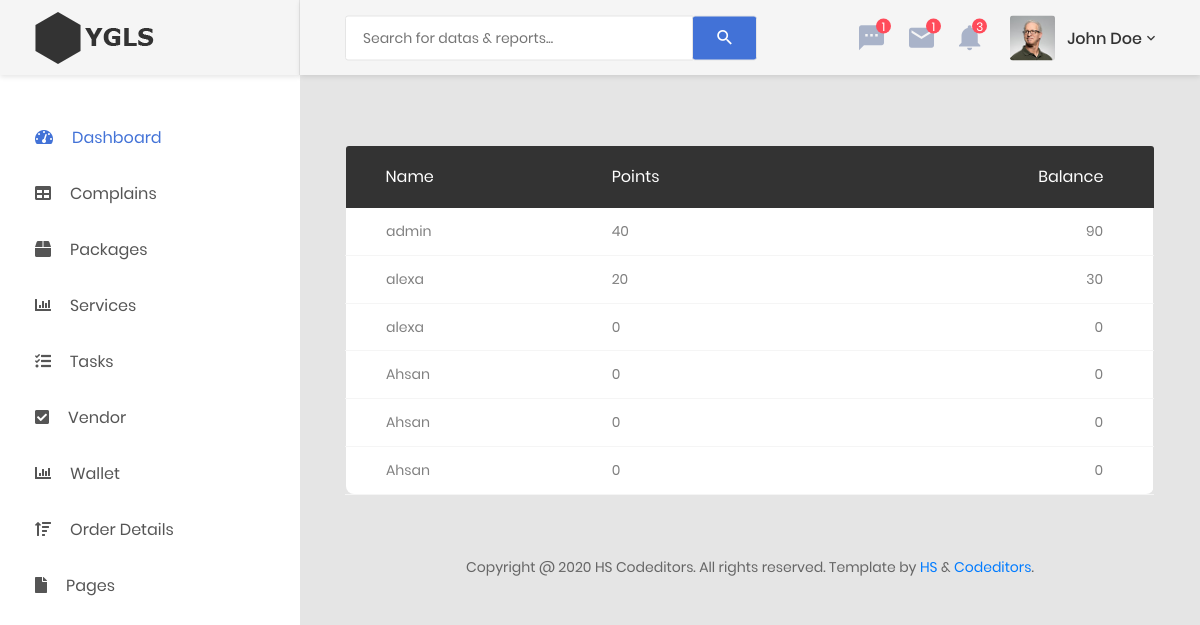
/wallet.php, run on the app's committed database.
### tables this page shows
CREATE TABLE `wallet` (
  `w_id` int(11) NOT NULL,
  `user_id` int(11) NOT NULL,
  `points` int(11) NOT NULL,
  `balance` int(11) NOT NULL
);

### wallet.php (the view, shortened to what this page needs)
<!DOCTYPE html>
<html lang="en">
<head>
    <link href="css/font-face.css" rel="stylesheet" media="all">
    <link href="vendor/font-awesome-4.7/css/font-awesome.min.css" rel="stylesheet" media="all">
    <link href="vendor/font-awesome-5/css/fontawesome-all.min.css" rel="stylesheet" media="all">
    <link href="vendor/mdi-font/css/material-design-iconic-font.min.css" rel="stylesheet" media="all">
    <link href="vendor/bootstrap-4.1/bootstrap.min.css" rel="stylesheet" media="all">
    <link href="vendor/animsition/animsition.min.css" rel="stylesheet" media="all">
    <link href="vendor/bootstrap-progressbar/bootstrap-progressbar-3.3.4.min.css" rel="stylesheet" media="all">
    <link href="vendor/wow/animate.css" rel="stylesheet" media="all">
    <link href="vendor/css-hamburgers/hamburgers.min.css" rel="stylesheet" media="all">
    <link href="vendor/slick/slick.css" rel="stylesheet" media="all">
    <link href="vendor/select2/select2.min.css" rel="stylesheet" media="all">
    <link href="vendor/perfect-scrollbar/perfect-scrollbar.css" rel="stylesheet" media="all">
    <link href="css/theme.css" rel="stylesheet" media="all">
</head>
<body class="animsition">
    <div class="page-wrapper">
        <aside class="menu-sidebar d-none d-lg-block">
            <div class="logo">
                <a href="#">
                    <img src="images/icon/logo.png" alt="Cool Admin" />
                </a>
            </div>
            <div class="menu-sidebar__content js-scrollbar1">
                <nav class="navbar-sidebar">
                    <ul class="list-unstyled navbar__list">
                        <li class="has-sub active">
                            <a class="js-arrow" href="index.php">
                                <i class="fas fa-tachometer-alt"></i>Dashboard</a>
                        </li>
                        <li>
                            <a href="complain.php">
                                <i class="fas fa-table"></i>Complains</a>
                        </li>
                        <li class="has-sub">
                            <a class="js-arrow" href="#">
                                <i class="fas fa-box"></i>Packages</a>
                        </li>
                        <li>
                            <a href="chart.html">
                                <i class="fas fa-chart-bar"></i>Services</a>
                        </li>
                   <li>
                            <a href="chart.html">
                                <i class="fas fa-tasks"></i>Tasks</a>
                        </li>
              <li>
                            <a href="chart.html">
                                <i class="fas fa-check-square"></i>Vendor</a>
                        </li>
<li>
                            <a href="chart.html">
                                <i class="fas fa-chart-bar"></i>Wallet</a>
                        </li>
<li>
                            <a href="chart.html">
                                <i class="fas fa-sort-amount-up"></i>Order Details</a>
                        </li>
<li>
                            <a href="chart.html">
                                <i class="fas fa-file"></i>Pages</a>
                        </li>
                    </ul>
                </nav>
            </div>
        </aside>
        <div class="page-container">
            <header class="header-desktop">
                <div class="section__content section__content--p30">
                    <div class="container-fluid">
                        <div class="header-wrap">
                            <form class="form-header" action="" method="POST">
                                <input class="au-input au-input--xl" type="text" name="search" placeholder="Search for datas &amp; reports..." />
                                <button class="au-btn--submit" type="submit">
                                    <i class="zmdi zmdi-search"></i>
                                </button>
                            </form>
                            <div class="header-button">
                                <div class="noti-wrap">
                                    <div class="noti__item js-item-menu">
                                        <i class="zmdi zmdi-comment-more"></i>
                                        <span class="quantity">1</span>
                                    </div>
                                    <div class="noti__item js-item-menu">
                                        <i class="zmdi zmdi-email"></i>
                                        <span class="quantity">1</span>
                                    </div>
                                    <div class="noti__item js-item-menu">
                                        <i class="zmdi zmdi-notifications"></i>
                                        <span class="quantity">3</span>
                                    </div>
                                </div>
                                <div class="account-wrap">
                                    <div class="account-item clearfix js-item-menu">
                                        <div class="image">
                                            <img src="images/icon/avatar-01.jpg" alt="John Doe" />
                                        </div>
                                        <div class="content">
                                            <a class="js-acc-btn" href="#">john doe</a>
                                        </div>
                                    </div>
                                </div>
                            </div>
                        </div>
                    </div>
                </div>
            </header>
            <div class="main-content">
                <div class="section__content section__content--p30">
                    <div class="container-fluid">
                        <div class="row m-t-30">
                            <div class="col-md-12">
                                <div class="table-responsive m-b-40">
                                    <table class="table table-borderless table-data3">
                                        <thead>
                                            <tr>
                                                <th>name</th>
                                                <th>points</th>
                                                <th>balance</th>
                                            </tr>
                                        </thead>
                                        <tbody>
<?php
include 'connect.php';
$sql = "SELECT * FROM wallet";
$sql2 = "SELECT user.user_name FROM user INNER JOIN wallet ON user.user_id = wallet.user_id WHERE wallet.user_id";
$result = $con->query($sql);
$result2 = $con->query($sql2);
while ($fetch = mysqli_fetch_assoc($result) and $fetch2 = mysqli_fetch_assoc($result2)) {
	echo "<tr><td>".$fetch2['user_name'] . "</td>
	<td>". $fetch['points'] ."</td>
	<td>". $fetch['balance'] ."</td></tr>";
}
?>
                                        </tbody>
                                    </table>
                                </div>
                            </div>
                        </div>
                    </div>
                        <div class="row">
                            <div class="col-md-12">
                                <div class="copyright">
                                    <p>Copyright @ 2020 HS Codeditors. All rights reserved. Template by <a href="https://hibasheikh.com">HS </a> & <a href="https://www.thecodeditors.com">Codeditors</a>.</p>
                                </div>
                            </div>
                        </div>
                    </div>
                </div>
            </div>
        </div>
</body>
</html>

### data on the page
wallet: points "40", balance "90"
wallet: points "20", balance "30"
wallet: points "0", balance "0"
wallet: points "0", balance "0"
wallet: points "0", balance "0"
wallet: points "0", balance "0"

### other printed values
$fetch2['user_name'] "admin"
$fetch2['user_name'] "alexa"
$fetch2['user_name'] "Ahsan"
